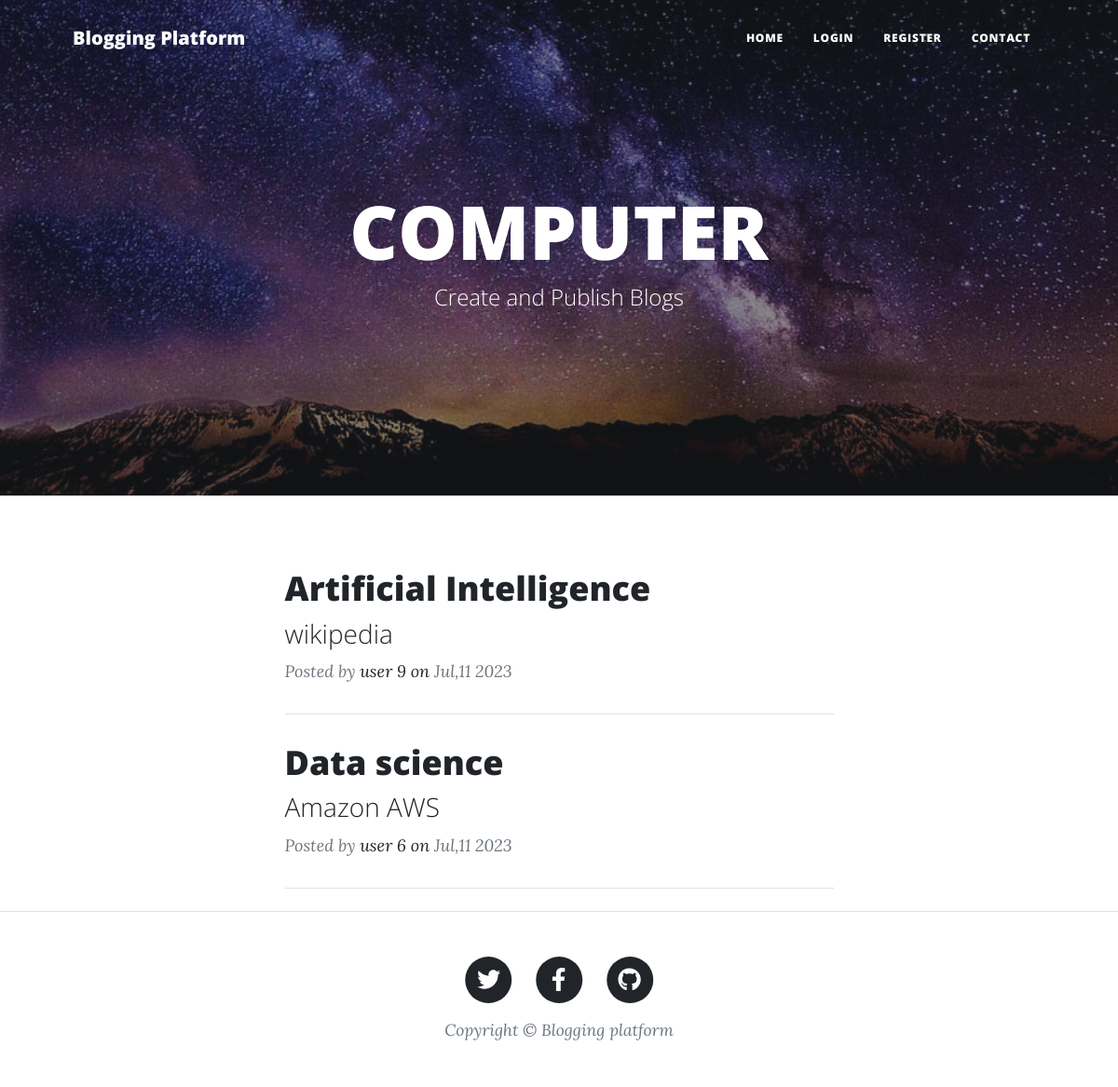
The page /categories/category.php?cat_id=1 on the database its author committed.
### tables this page shows
CREATE TABLE `categories` (
  `id` int(3) NOT NULL,
  `name` varchar(200) NOT NULL,
  `created_at` timestamp NOT NULL DEFAULT current_timestamp()
);

CREATE TABLE `posts` (
  `id` int(11) NOT NULL,
  `title` varchar(200) NOT NULL,
  `subtitle` varchar(200) NOT NULL,
  `body` text NOT NULL,
  `category_id` int(3) NOT NULL,
  `img` varchar(200) NOT NULL,
  `user_id` int(3) NOT NULL,
  `user_name` varchar(200) NOT NULL,
  `created_at` timestamp NOT NULL DEFAULT current_timestamp()
);

### categories/category.php (the view)
<?php require "../includes/navbar.php"?>
<?php require "../config/config.php"?>
<?php
    if(isset($_GET['cat_id'])){
        $id = $_GET['cat_id'];
        $posts = $conn->query(
            "SELECT posts.id AS id,
             posts.title AS title,
             posts.subtitle AS subtitle,
             posts.user_name AS user_name,
             posts.created_at AS created_at,
             posts.category_id AS category_id
             FROM categories JOIN posts ON categories.id = posts.category_id Where posts.category_id='$id';");
        $posts->execute();
        $rows = $posts->fetchAll(PDO::FETCH_OBJ);
        $categories = $conn->query("SELECT * FROM categories WHERE categories.id='$id';");
        $categories->execute();
        $category = $categories->fetch(PDO::FETCH_OBJ);
    }else{
        header("location: http://localhost/clean-blog/404.php");
    }
?>
      <header class="masthead" style="background-image: url('http://localhost/clean-blog/assets/img/beautiful-night-sky.jpg')">
            <div class="container position-relative px-4 px-lg-5">
                <div class="row gx-4 gx-lg-5 justify-content-center">
                    <div class="col-md-10 col-lg-8 col-xl-7">
                        <div class="site-heading">
                            <h1 class="text-uppercase"> <?php echo $category->name?></h1>
                            <span class="subheading">Create and Publish Blogs</span>
                        </div>
                    </div>
                </div>
            </div>
        </header>
        <div class="container px-4 px-lg-5">
    <div class="row gx-4 gx-lg-5 justify-content-center">
        <div class="col-md-10 col-lg-8 col-xl-7">
        <?php foreach($rows as $row) :?>
            <div class="post-preview">
                <a href="http://localhost/clean-blog/posts/post.php?post_id=<?php echo $row->id?>">
                    <h2 class="post-title"><?php echo $row->title;?></h2>
                    <h3 class="post-subtitle"><?php echo $row->subtitle;?></h3>
                </a>
                <p class="post-meta">
                    Posted by
                    <a href="#!"><?php echo $row->user_name;?> on</a>
                    <?php echo  date('M', strtotime("$row->created_at")). "," .date('d', strtotime("$row->created_at"))." ".date('Y', strtotime("$row->created_at"));?>
                </p>
            </div>
            <hr class="my-4" />
        <?php endforeach;?>
        </div>
    </div>
<?php require "../includes/footer.php"?>

### rows shown on the page
categories: name "COMPUTER"
posts: title "Artificial Intelligence", subtitle "wikipedia", user_name "user 9", created_at "Jul", created_at "11", created_at "2023"
posts: title "Data science", subtitle "Amazon AWS", user_name "user 6", created_at "Jul", created_at "11", created_at "2023"
